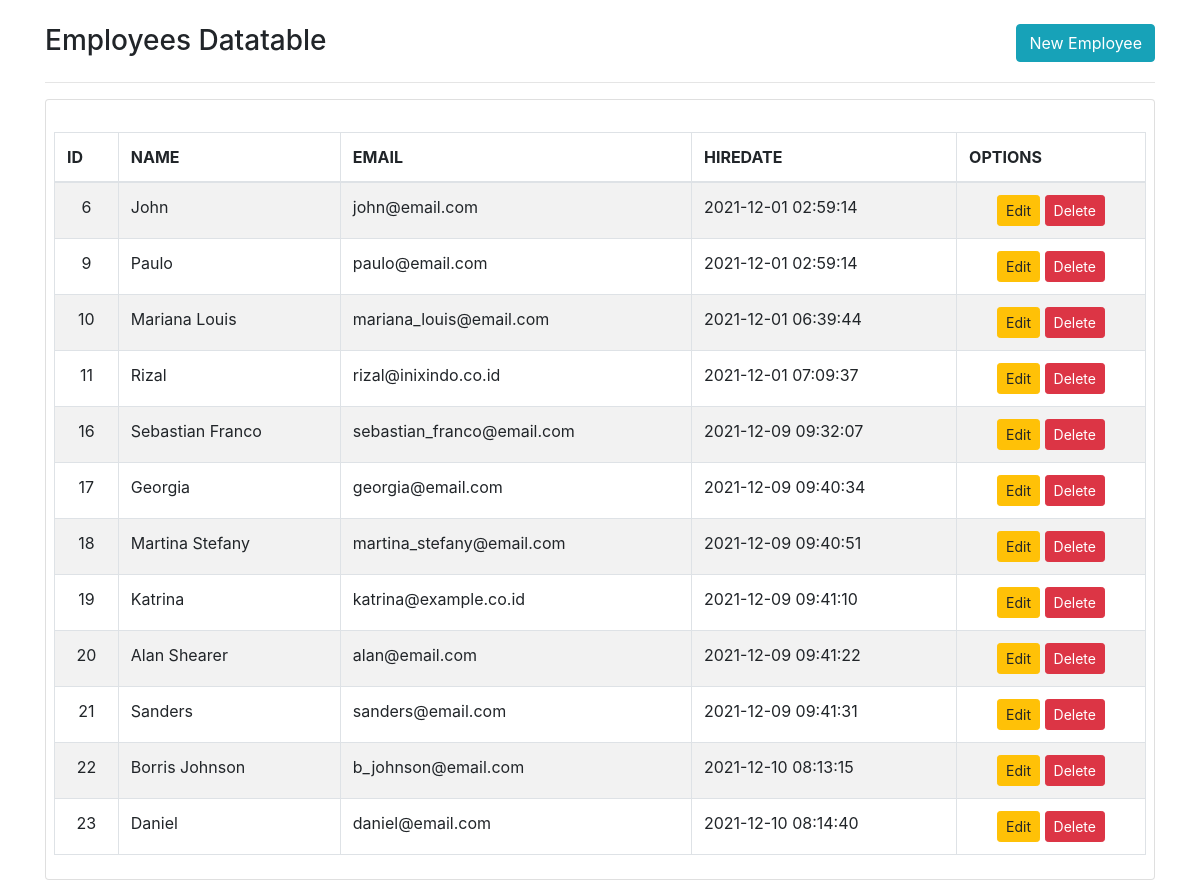
/index_datatables.php, run on the app's committed database.
### tables this page shows
CREATE TABLE `employee` (
  `emp_id` int(15) NOT NULL,
  `emp_name` varchar(255) DEFAULT NULL,
  `emp_email` varchar(255) DEFAULT NULL,
  `emp_hire_date` timestamp NOT NULL DEFAULT current_timestamp() ON UPDATE current_timestamp()
);

### index_datatables.php (the view, shortened to what this page needs)
<?php
require_once("./layout/master_head.php");
?>
<body>
    <?php
    include_once("./database/config.php");
    ?>
    <div class="container">
        <div class="row">
            <div class="col-md-12">
                <div class="d-flex justify-content-between mt-4">
                    <div>
                        <h3>Employees Datatable</h3>
                    </div>
                    <div>
                        <a class="btn btn-info text-white" href="./create.php">New Employee</a>
                    </div>
                </div>
                <hr>
            </div>
            <div class="col-md-12">
                <div class="card p-2">
                    <div class="table-responsive mt-4">
                        <table id="employee" class="table table-striped table-bordered table-hover">
                            <thead>
                                <tr>
                                    <th>ID</th>
                                    <th>NAME</th>
                                    <th>EMAIL</th>
                                    <th>HIREDATE</th>
                                    <th>OPTIONS</th>
                                </tr>
                            </thead>
                            <?php
                            $select = $dbConnection->prepare("SELECT * FROM employee");
                            $select->execute();
                            while ($row = $select->fetch(PDO::FETCH_ASSOC)) {
                            ?>
                                <tr id="<?php echo $row['emp_id']; ?>">
                                    <td align="center"><?php echo $row['emp_id']; ?></td>
                                    <td><?php echo $row['emp_name']; ?></td>
                                    <td><?php echo $row['emp_email']; ?></td>
                                    <td><?php echo $row['emp_hire_date']; ?></td>
                                    <td align="center">
                                        <a class="btn btn-warning btn-sm" href="./edit.php?emp_id=<?php echo $row['emp_id']; ?>">Edit</a>
                                        <button class="btn btn-danger btn-sm remove">Delete</button>
                                    </td>
                                </tr>
                            <?php } ?>
                        </table>
                    </div>
                </div>
            </div>
        </div>
    </div>
</body>
</html>

### layout/master_head.php (shortened to what this page needs)
<!DOCTYPE html>
<html lang="en">
<head>
    <link rel="stylesheet" href="../css/style.css">
    <link rel="stylesheet" href="https://cdnjs.cloudflare.com/ajax/libs/twitter-bootstrap/4.5.3/css/bootstrap.min.css" />
    <link rel="stylesheet" href="https://cdnjs.cloudflare.com/ajax/libs/datatables/1.10.21/css/dataTables.bootstrap4.min.css" />
</head>

### data on the page
employee: emp_id "6", emp_name "John", emp_email "john@email.com", emp_hire_date "2021-12-01 02:59:14"
employee: emp_id "9", emp_name "Paulo", emp_email "paulo@email.com", emp_hire_date "2021-12-01 02:59:14"
employee: emp_id "10", emp_name "Mariana Louis", emp_email "mariana_louis@email.com", emp_hire_date "2021-12-01 06:39:44"
employee: emp_id "11", emp_name "Rizal", emp_email "rizal@inixindo.co.id", emp_hire_date "2021-12-01 07:09:37"
employee: emp_id "16", emp_name "Sebastian Franco", emp_email "sebastian_franco@email.com", emp_hire_date "2021-12-09 09:32:07"
employee: emp_id "17", emp_name "Georgia", emp_email "georgia@email.com", emp_hire_date "2021-12-09 09:40:34"
employee: emp_id "18", emp_name "Martina Stefany", emp_email "martina_stefany@email.com", emp_hire_date "2021-12-09 09:40:51"
employee: emp_id "19", emp_name "Katrina", emp_email "katrina@example.co.id", emp_hire_date "2021-12-09 09:41:10"
employee: emp_id "20", emp_name "Alan Shearer", emp_email "alan@email.com", emp_hire_date "2021-12-09 09:41:22"
employee: emp_id "21", emp_name "Sanders", emp_email "sanders@email.com", emp_hire_date "2021-12-09 09:41:31"
employee: emp_id "22", emp_name "Borris Johnson", emp_email "b_johnson@email.com", emp_hire_date "2021-12-10 08:13:15"
employee: emp_id "23", emp_name "Daniel", emp_email "daniel@email.com", emp_hire_date "2021-12-10 08:14:40"
